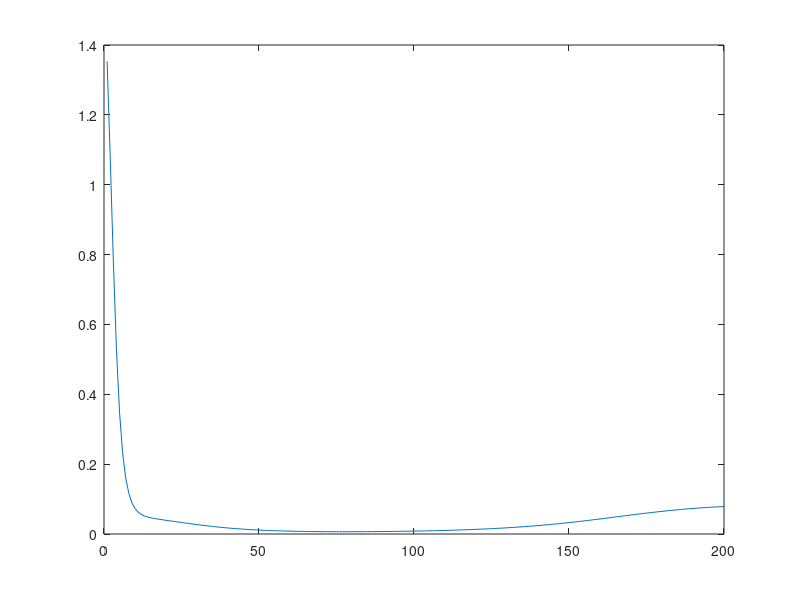

Here is the MATLAB script that generated this plot:
clear all
close all
clc
%% input vector
X = [ 0,0;
      0,1;
      1,0;
      1,1]; 
%%  vector %% 
t = [0;
     1;
     1;
     0];

input_size  = 2;
Hidden_unit = 4;
output_unit = 1;
bias_v = 1;
bias_w = 1;
max = 200;


%% choosing the weights in range of -0.5 to 0.5
a = 0.5;
b = -0.5;         
V = (b-a).*rand(input_size,Hidden_unit) + a;

%% Applying Nguyen-Widrow Formula.

beta = 0.7 * (Hidden_unit)^(1/input_size) 
V = (beta * V) / norm(V) 

W = (b-a).*rand(output_unit,Hidden_unit) + a;
i = 1;

for iteration = 1:max
Error_value = 0;
for i = 1: 4 
%% forwarrd multiplication.

%% level1
Z_In = (X(i,:)*V) + bias_v;
z = 1.0 ./ (1.0 + exp(-Z_In));
z = z';

%% level2
Y_In = W*z + bias_w;
y = 1.0 ./ (1.0 + exp(-Y_In));

%% Backward propagation.%%
%% Find error
Error = t(i) - y;
alpha = 0.9;

%% level 3
Derivative_y = y'*(1-y);
Delta_y = Error * Derivative_y;
Delta_w = alpha * Delta_y .* z;
Delta_w_bias = alpha * Delta_y;

%% level 2
Derivative_z = z' *(1-z);
Delta_z = Derivative_z .* (W * Delta_y'); 
Delta_v = alpha* Delta_z' * X(i,:);
Delta_v_bias = alpha * sum(Delta_z);

%% update the weighs
W = (W' + Delta_w)' ;
bias_w = bias_w + Delta_w_bias;

V= V + Delta_v';
bias_v = bias_v + Delta_v_bias ;

%% incrementing loop
Error_value = Error_value + Error;
end
Error_plot(iteration) = abs(Error_value);
end 
plot(Error_plot);
